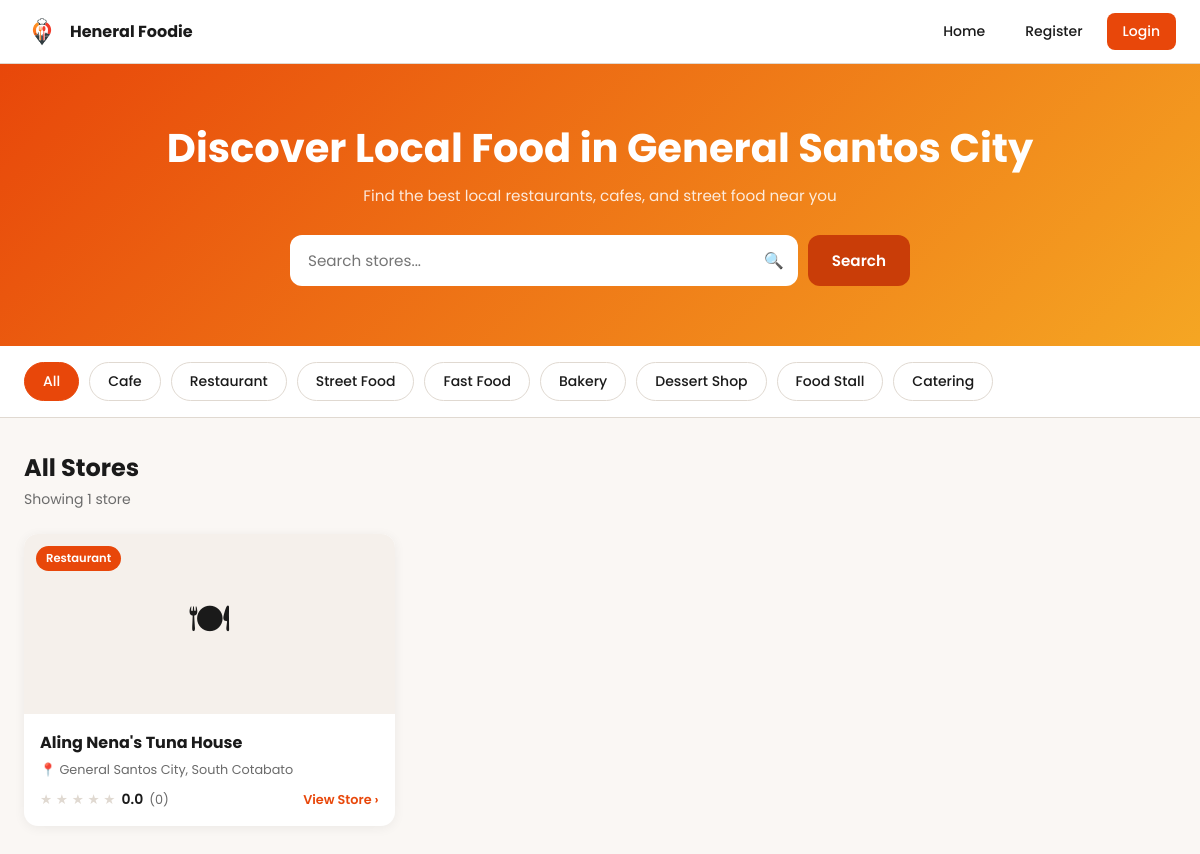
The page / on the database its author committed.
### app/models/store.py (models this page shows, shortened)
class Store(db.Model):
    __tablename__ = 'stores'
    id = db.Column(db.String(36), primary_key=True, default=lambda: str(uuid.uuid4()))
    vendor_id = db.Column(db.String(36), db.ForeignKey('users.id'), nullable=False)
    name = db.Column(db.String(100), nullable=False)
    description = db.Column(db.Text, nullable=True)
    address = db.Column(db.String(255), nullable=True)
    category = db.Column(db.String(50), nullable=True)
    status = db.Column(db.String(20), nullable=False, default='pending')
    average_rating = db.Column(db.Float, default=0.0)
    review_count = db.Column(db.Integer, default=0)
    created_at = db.Column(db.DateTime, default=datetime.utcnow)
    updated_at = db.Column(db.DateTime, default=datetime.utcnow, onupdate=datetime.utcnow)
    vendor = db.relationship('User', backref='stores')
    reviews = db.relationship('Review', backref='store', lazy='dynamic', cascade='all, delete-orphan')
    images = db.relationship('StoreImage', backref='store', lazy='dynamic', cascade='all, delete-orphan')
    food_items = db.relationship('FoodItem', backref='store', lazy='dynamic', cascade='all, delete-orphan')

### app/routes/main.py (the view)
@main.route('/')
def index():
    search_query = request.args.get('q', '').strip()
    active_category = request.args.get('category', '').strip()
    query = Store.query.filter_by(status='approved')
    if active_category:
        query = query.filter_by(category=active_category)
    if search_query:
        query = query.filter(Store.name.ilike(f'%{search_query}%'))
    stores = query.order_by(Store.average_rating.desc()).all()
    return render_template('main/index.html',
                           stores=stores,
                           search_query=search_query,
                           active_category=active_category)

### app/templates/main/index.html (shortened to what this page needs)
{% extends 'base.html' %}
{% block styles %}
<link rel="stylesheet" href="{{ url_for('static', filename='css/index.css') }}">
{% endblock %}
{% block content %}
<div class="hero">
    <h1 class="hero-title">Discover Local Food in General Santos City</h1>
    <p class="hero-subtitle">Find the best local restaurants, cafes, and street food near you</p>
    <form id="searchForm" method="GET" action="{{ url_for('main.index') }}">
        <div class="search-bar">
            <div class="search-input-wrapper">
                <input
                    id="searchInput"
                    type="text"
                    name="q"
                    class="search-input"
                    placeholder="Search stores..."
                    value="{{ search_query or '' }}"
                >
                <span class="search-icon">🔍</span>
            </div>
            <button type="submit" class="search-btn">Search</button>
        </div>
    </form>
</div>
<div class="category-bar">
    <div class="category-bar-inner">
        <a href="{{ url_for('main.index', q=search_query) }}"
           class="category-btn {{ 'active' if not active_category else '' }}">
            All
        </a>
        {% set categories = [
            ('cafe', 'Cafe'),
            ('restaurant', 'Restaurant'),
            ('street_food', 'Street Food'),
            ('fast_food', 'Fast Food'),
            ('bakery', 'Bakery'),
            ('dessert_shop', 'Dessert Shop'),
            ('food_stall', 'Food Stall'),
            ('catering', 'Catering')
        ] %}
        {% for value, label in categories %}
            <a href="{{ url_for('main.index', category=value, q=search_query) }}"
               class="category-btn {{ 'active' if active_category == value else '' }}">
                {{ label }}
            </a>
        {% endfor %}
    </div>
</div>
<div class="store-results">
    <div class="results-header">
        <h2 class="results-title">
            {% if active_category %}
                {{ active_category | replace('_', ' ') | title }}
            {% else %}
                All Stores
            {% endif %}
        </h2>
        <p class="results-count">Showing {{ stores|length }} store{{ 's' if stores|length != 1 else '' }}</p>
    </div>
    {% if stores %}
        <div class="store-grid">
            {% for store in stores %}
            <a href="{{ url_for('store.store_detail', store_id=store.id) }}" class="store-card">
                <div class="store-card-image-wrapper">
                    {% if store.images.first() %}
                        <img class="store-card-image"
                             src="{{ url_for('static', filename='uploads/stores/' + store.images.first().filename) }}"
                             alt="{{ store.name }}">
                    {% else %}
                        <div class="store-card-image-placeholder">🍽</div>
                    {% endif %}
                    <span class="store-card-badge">{{ store.category | replace('_', ' ') | title }}</span>
                </div>
                <div class="store-card-body">
                    <h3 class="store-card-name">{{ store.name }}</h3>
                    <p class="store-card-address">
                        📍 {{ store.address or 'General Santos City' }}
                    </p>
                    <div class="store-card-footer">
                        <div class="store-card-rating">
                            <span class="store-card-stars">
                                {% for i in range(1, 6) %}
                                    {% if i <= store.average_rating %}★{% else %}<span style="color: var(--input-border)">★</span>{% endif %}
                                {% endfor %}
                            </span>
                            <span class="store-card-rating-number">{{ "%.1f"|format(store.average_rating) }}</span>
                            <span class="store-card-review-count">({{ store.review_count }})</span>
                        </div>
                        <span class="store-card-link">View Store ›</span>
                    </div>
                </div>
            </a>
            {% endfor %}
        </div>
    {% endif %}
</div>
{% endblock %}

### app/static/css/main.css (style rules this page uses)
:root { --primary: #E8470A; --primary-hover: #C93D08; --background: #FAF7F4; --card: #FFFFFF; --text-dark: #1A1A1A; --text-muted: #6B6B6B; --input-bg: #F5F0EB; --input-border: #E0D9D1; --success-bg: #F0FBF0; --success-border: #4CAF50; --success-text: #2E7D32; --error-text: #D32F2F; --error-bg: #FFF0F0; --error-border: #F44336; --navbar-height: 64px; }
* { margin: 0; padding: 0; box-sizing: border-box; }
body { font-family: 'Poppins', sans-serif; background-color: var(--background); color: var(--text-dark); min-height: 100vh; }
a { text-decoration: none; color: inherit; }

### app/static/css/index.css (style rules this page uses)
.hero { background: linear-gradient(135deg, #E8470A 0%, #F5A623 100%); padding: 60px 24px; text-align: center; }
.hero-title { font-size: 2rem; font-weight: 700; color: white; margin-bottom: 12px; line-height: 1.2; }
.hero-subtitle { font-size: 0.95rem; color: rgba(255,255,255,0.85); margin-bottom: 28px; }
.search-bar { display: flex; align-items: center; max-width: 620px; margin: 0 auto; gap: 10px; }
.search-input-wrapper { flex: 1; position: relative; display: flex; align-items: center; }
.search-icon { position: absolute; right: 14px; color: #999; font-size: 1rem; pointer-events: none; }
.search-input { width: 100%; padding: 14px 40px 14px 18px; border: none; border-radius: 12px; font-size: 0.95rem; font-family: 'Poppins', sans-serif; color: var(--text-dark); outline: none; background: white; }
.search-btn { padding: 14px 24px; background: #C93D08; color: white; border: none; border-radius: 12px; font-size: 0.95rem; font-weight: 600; font-family: 'Poppins', sans-serif; cursor: pointer; white-space: nowrap; transition: background 0.2s; }
.category-bar { background: white; border-bottom: 1px solid var(--input-border); padding: 16px 24px; position: sticky; top: 64px; z-index: 50; }
.category-bar-inner { max-width: 1200px; margin: 0 auto; display: flex; gap: 10px; overflow-x: auto; scrollbar-width: none; -ms-overflow-style: none; }
.category-btn { padding: 8px 18px; border-radius: 20px; font-size: 0.875rem; font-weight: 500; font-family: 'Poppins', sans-serif; border: 1.5px solid var(--input-border); background: white; color: var(--text-dark); cursor: pointer; white-space: nowrap; transition: all 0.2s; text-decoration: none; display: inline-block; }
.category-btn.active { background: var(--primary); border-color: var(--primary); color: white; }
.store-results { max-width: 1200px; margin: 0 auto; padding: 32px 24px; }
.results-header { margin-bottom: 24px; }
.results-title { font-size: 1.5rem; font-weight: 700; color: var(--text-dark); margin-bottom: 4px; }
.results-count { font-size: 0.875rem; color: var(--text-muted); }
.store-grid { display: grid; grid-template-columns: 1fr; gap: 20px; }
.store-card { background: var(--card); border-radius: 14px; overflow: hidden; box-shadow: 0 2px 12px rgba(0,0,0,0.06); transition: transform 0.2s, box-shadow 0.2s; text-decoration: none; display: block; color: inherit; }
.store-card-image-wrapper { position: relative; height: 180px; overflow: hidden; background: var(--input-bg); }
.store-card-image-placeholder { width: 100%; height: 100%; display: flex; align-items: center; justify-content: center; font-size: 2.5rem; background: var(--input-bg); }
.store-card-badge { position: absolute; top: 12px; left: 12px; background: var(--primary); color: white; font-size: 0.72rem; font-weight: 600; padding: 4px 10px; border-radius: 20px; text-transform: capitalize; }
.store-card-body { padding: 16px; }
.store-card-name { font-size: 1rem; font-weight: 700; color: var(--text-dark); margin-bottom: 6px; }
.store-card-address { font-size: 0.8rem; color: var(--text-muted); display: flex; align-items: center; gap: 4px; margin-bottom: 10px; }
.store-card-footer { display: flex; align-items: center; justify-content: space-between; }
.store-card-rating { display: flex; align-items: center; gap: 6px; }
.store-card-stars { color: var(--primary); font-size: 0.85rem; }
.store-card-rating-number { font-size: 0.875rem; font-weight: 600; color: var(--text-dark); }
.store-card-review-count { font-size: 0.8rem; color: var(--text-muted); }
.store-card-link { font-size: 0.8rem; font-weight: 600; color: var(--primary); display: flex; align-items: center; gap: 2px; }
@media (min-width: 768px) { .hero-title { font-size: 2.5rem; } }
@media (min-width: 768px) { .store-grid { grid-template-columns: repeat(3, 1fr); } }

### rows shown on the page
Store: category "Restaurant", name "Aling Nena's Tuna House", address "General Santos City, South Cotabato", average_rating "0.0", review_count "0"

### other values the page prints
{{ label }} "Cafe" "Restaurant" "Street Food" "Fast Food" "Bakery" "Dessert Shop" "Food Stall" "Catering"
{{ stores|length }} "1"
